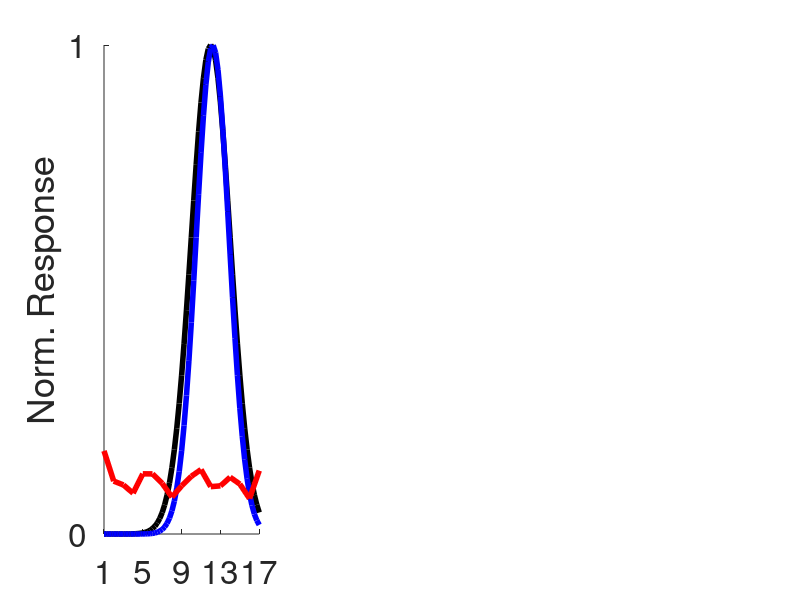

Recreate this plot in MATLAB. (Note: this script raises an error after producing the figure.)
% AUTHOR: Veronica Tarka, veronica.tarka@dpag.ox.ac.uk, May 2023

figure;
lw = 4;

%% Harmonicity Unit

peak = 12;
width = 2;
f = 1:0.25:17;

tuning_model = exp(-((f-peak)/width).^2/2);

subplot(1,3,1)
hold on
plot(f,tuning_model,'k','linewidth',lw)

peak = 12.2;
width = 1.7;
tuning_model = exp(-((f-peak)/width).^2/2);

plot(f,tuning_model,'b','linewidth',lw)

jitter = rand(17,1)/10;
unr_response = 0.07+jitter;
plot(1:17,unr_response,'r','linewidth',lw)

set(gca,'fontsize',24)

yticks([0 1])
ylabel('Norm. Response')

xlim([1 17])
xticks(1:4:17)
xticklabels(Flist(1:4:17))
xlabel('Pitch (Hz)')

title('Harmonicity Neuron')


%% Temporal Unit

peak = 7;
width = 2.2;
f = 1:0.25:17;

tuning_model = exp(-((f-peak)/width).^2/2);

subplot(1,3,2)
hold on
plot(f,tuning_model,'k','linewidth',lw)

peak = 6.5;
width = 2.4;
tuning_model = exp(-((f-peak)/width).^2/2);

plot(f,tuning_model,'r','linewidth',lw)

set(gca,'fontsize',24)

yticks([0 1])

xlim([1 17])
xticks(1:4:17)
xticklabels(Flist(1:4:17))
xlabel('Pitch (Hz)')

title('Temporal Neuron')

%% Pitch Unit

peak = 10;
width = 2;
f = 1:0.25:17;

tuning_model = exp(-((f-peak)/width).^2/2);

subplot(1,3,3)
hold on
plot(f,tuning_model,'k','linewidth',lw)

peak = 9.9;
width = 2.5;
tuning_model = exp(-((f-peak)/width).^2/2);

plot(f,tuning_model,'b','linewidth',lw)

peak = 10.3;
width = 1.8;
tuning_model = exp(-((f-peak)/width).^2/2);

plot(f,tuning_model,'r','linewidth',lw)

set(gca,'fontsize',24)

yticks([0 1])

xlim([1 17])
xticks(1:4:17)
xticklabels(Flist(1:4:17))
xlabel('Pitch (Hz)')

title('Pitch Neuron')



%% Frequency Response

figure;
hold on

peak = 10;
width = 20;
f = 1:0.25:17;

tuning_model = exp(-((f-peak)/width).^2/2);

plot(f,tuning_model,'k','linewidth',lw)


peak = 15;
width = 2;
f = 1:0.25:17;

tuning_model = exp(-((f-peak)/width).^2/2);

plot(f,tuning_model,'b','linewidth',lw)


peak = 4.5;
width = 6;
f = 1:0.25:17;

tuning_model = exp(-((f-peak)/width).^2/2);

plot(f,tuning_model,'r','linewidth',lw)

set(gca,'fontsize',24)

yticks([0 1])
ylabel('Norm. Response')

xlim([1 17])
xticks(1:4:17)
xticklabels(Flist(1:4:17))
xlabel('Pitch (Hz)')

title('Frequency Tuned Neuron')



%% Response Profile

rp = zeros(5,17);

%%% 1
peak = 13;
width = 2;
f = 1:17;

tuning_model = exp(-((f-peak)/width).^2/2);
rp(1,:) = tuning_model;

%%%% 2
peak = 13.3;
width = 1.2;

tuning_model = exp(-((f-peak)/width).^2/2);
rp(2,:) = tuning_model;

%%%% 3
peak = 12.7;
width = 1.2;

tuning_model = exp(-((f-peak)/width).^2/2);
rp(3,:) = tuning_model;


%%%% 4
peak = 12.9;
width = 2.2;

tuning_model = exp(-((f-peak)/width).^2/2);
rp(4,:) = tuning_model;


%%%% 5
peak = 13.1;
width = 1.7;

tuning_model = exp(-((f-peak)/width).^2/2);
rp(5,:) = tuning_model;


figure;
imagesc(rp)
yticks(1:5)
yticklabels({'High Harm.','Missing F0','Click Train','CT 5% Jitter','CT 10% Jitter'})
xticks(1:4:17)
xticklabels([250 500 1000 2000 4000])
xlabel('F0 (Hz)')
set(gca,'fontsize',24)




